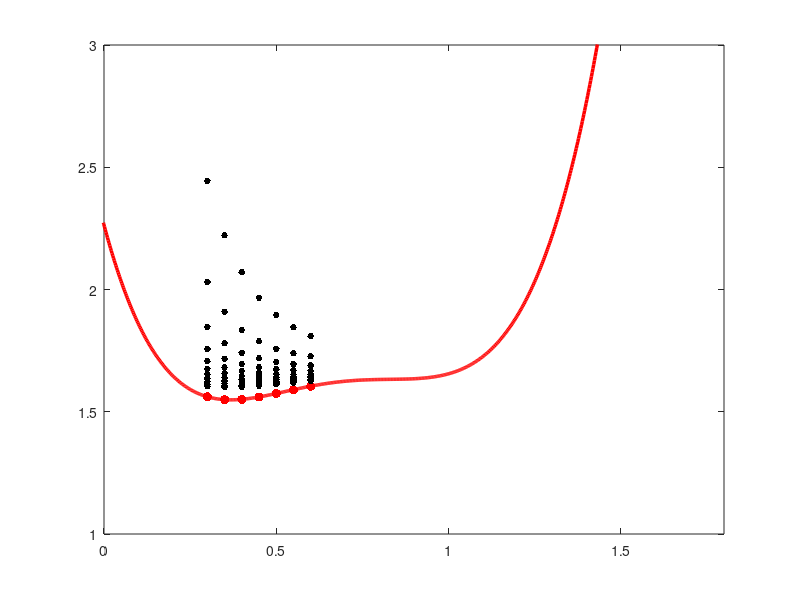

The MATLAB script that drew this image: (Note: this script raises an error after producing the figure.)
clc
clearvars
D=importdata("mg05_y_N_M1_E0.dat");

NumN=11;
NumY=7;
D2=zeros(NumN+2,NumY);
indices=[1:1:NumN];

    
for i=[1:NumY]
    D2(indices+1,i)=D(indices+(i-1)*NumN,3);
    D2(1,i)=D(1+(i-1)*NumN,1);
end

deg=3;
deg2=4;

for j=[1:NumY]
    p=polyfit(1./(2+2*indices),D2(indices+1,j),deg);
    D2(NumN+2,j)=p(deg+1);
end

Bussje=[1:NumY]
p=polyfit(D2(1,Bussje), D2(NumN+2,Bussje), deg2)
x=linspace(-0.1, 2.1, 1000);

plot(D2(1,[1:NumY]), D2(NumN+2, :), ".r", 'MarkerSize', 20)

hold on
plot(x, polyval(p,x), "-r", "LineWidth", 2.5)

for k=[1:NumN]
    plot(D2(1,[1:NumY]), D2(k+1, :), ".k", 'MarkerSize', 15)
end

a=[0];
b=[1/sqrt(pi)];
plot(a, b, ".k", 'MarkerSize', 20)
hold off

xlim([-0.0, 1.8])
ylim([1 3])

ax=gca;
ax.FontSize=30;
ax.LineWidth=2.5;
xlabel('$y$', 'Interpreter','latex')
ylabel('$\frac{M_1}{g}$', 'Interpreter','latex')
%daspect([8 1 1])

%yticks([-0.3 -0.275 -0.25 -0.225 -0.2 -0.175 -0.15 -0.125 -0.1])
%yticklabels(["-0.3" "" "" "" "-0.2" "" "" "" "-0.1"])
